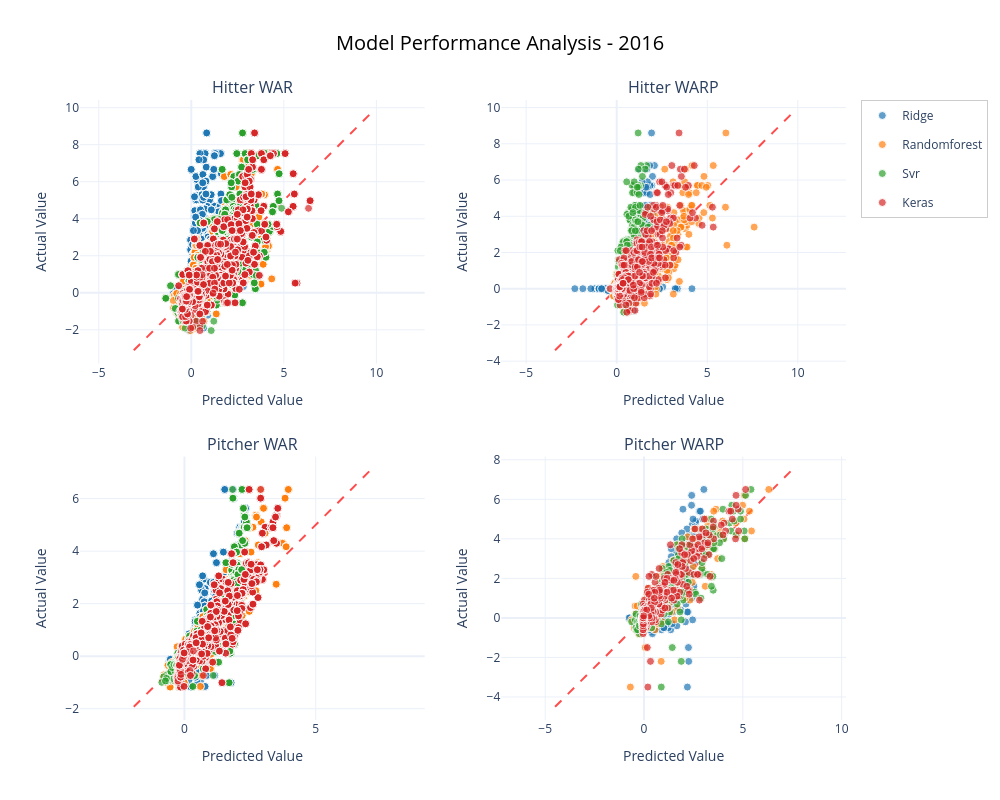
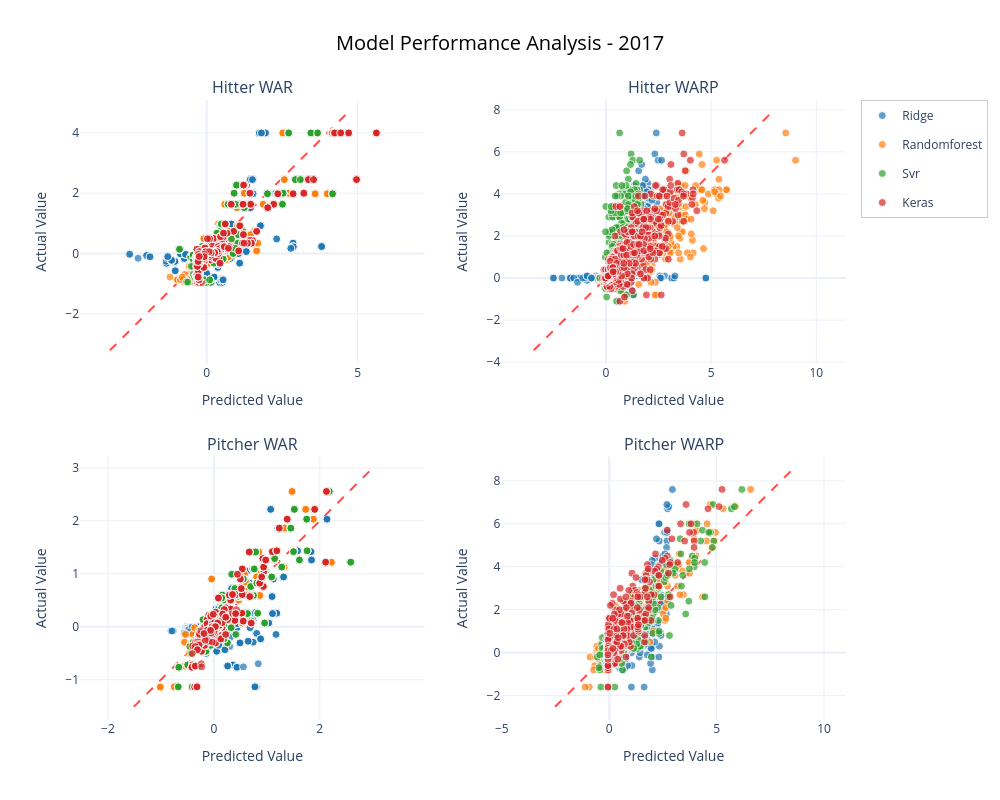
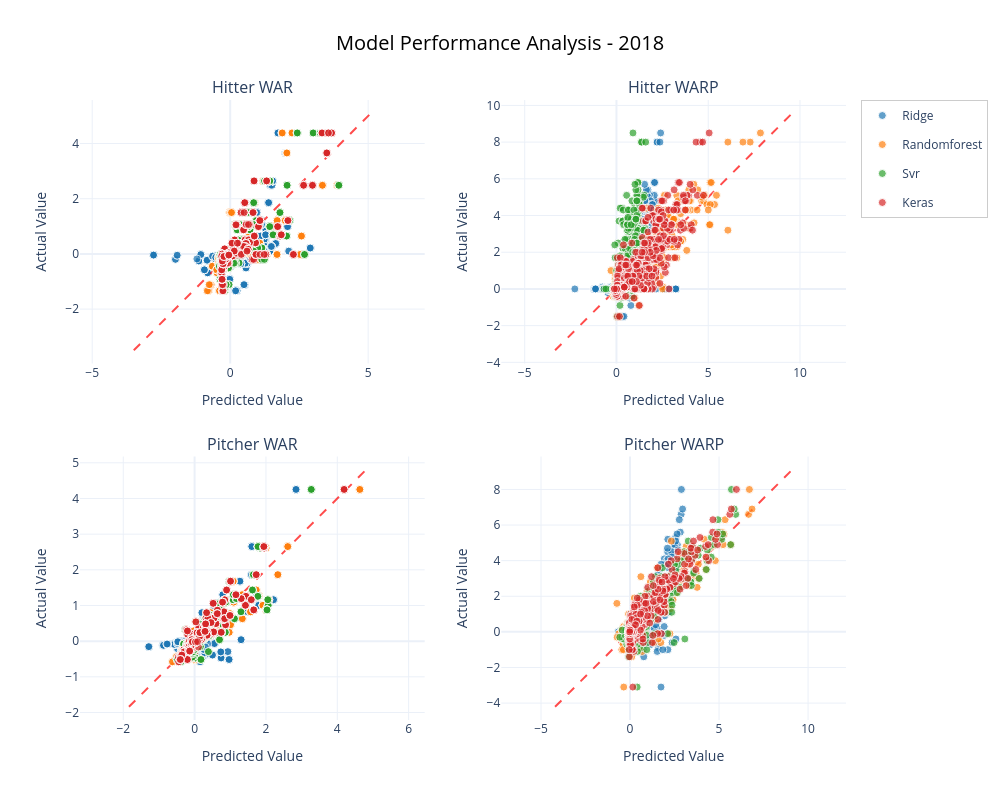
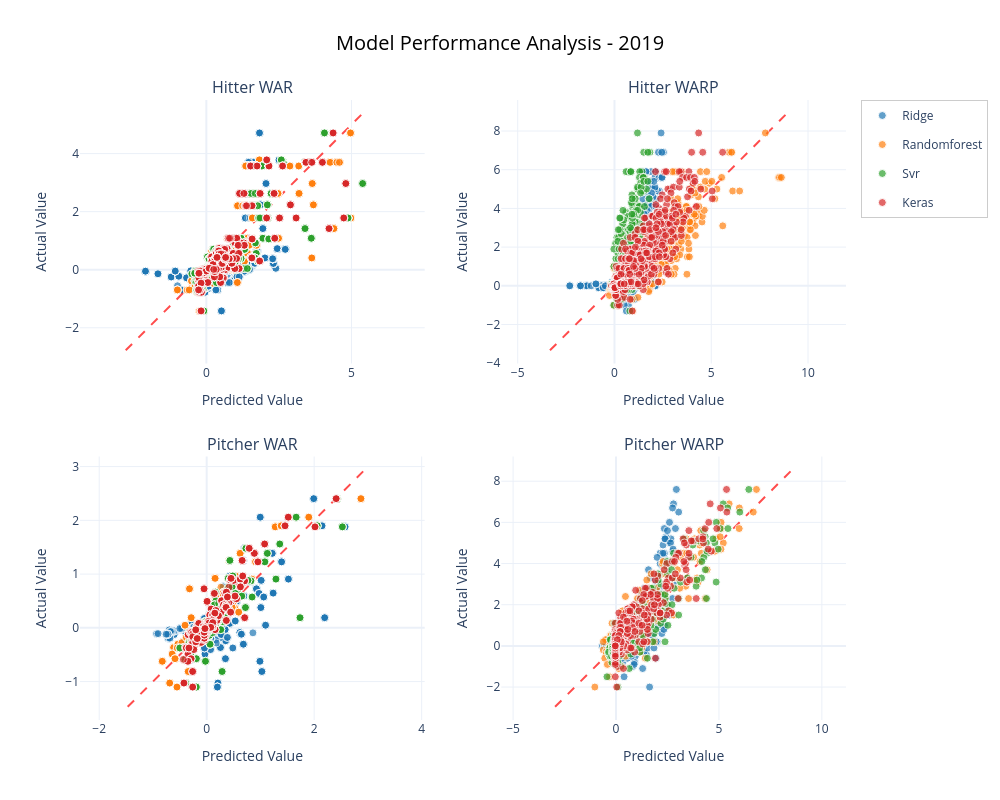

These figures' notebook cell, in order:
### Markdown cell above
## Year-by-Year Analysis Graphs

The following cells will create separate graphs for each year, showing predicted vs actual performance across all 4 categories (Hitter WAR, Hitter WARP, Pitcher WAR, Pitcher WARP).

### Code cell
print("STEP 4: Creating year-specific analysis graphs")
print("="*70)

# Create graphs for all years
year_figures = create_all_year_graphs(cv_results, output_format='show')

print(f"\nGenerated {len(year_figures)} year-specific graphs")
